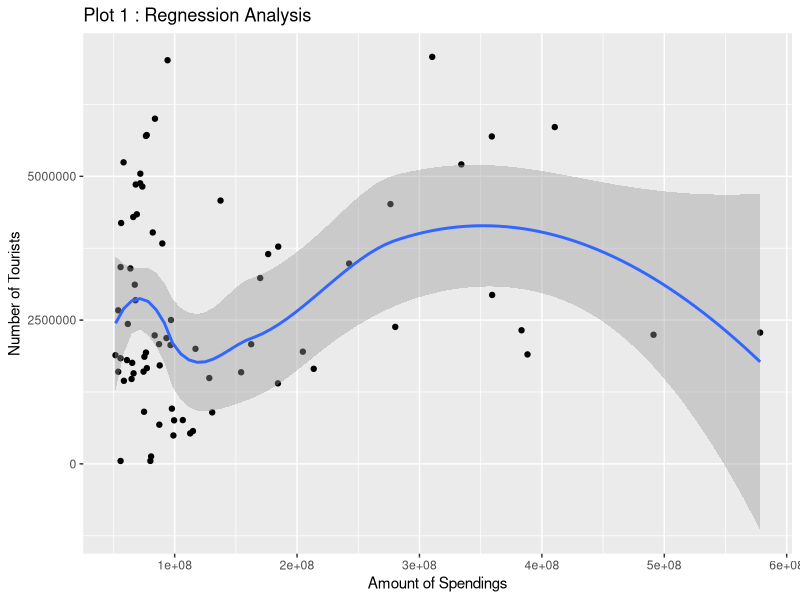
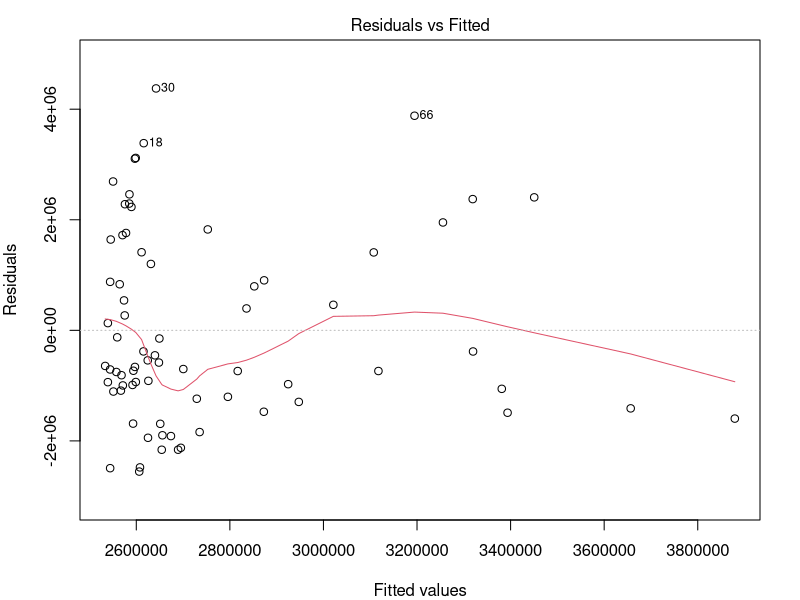
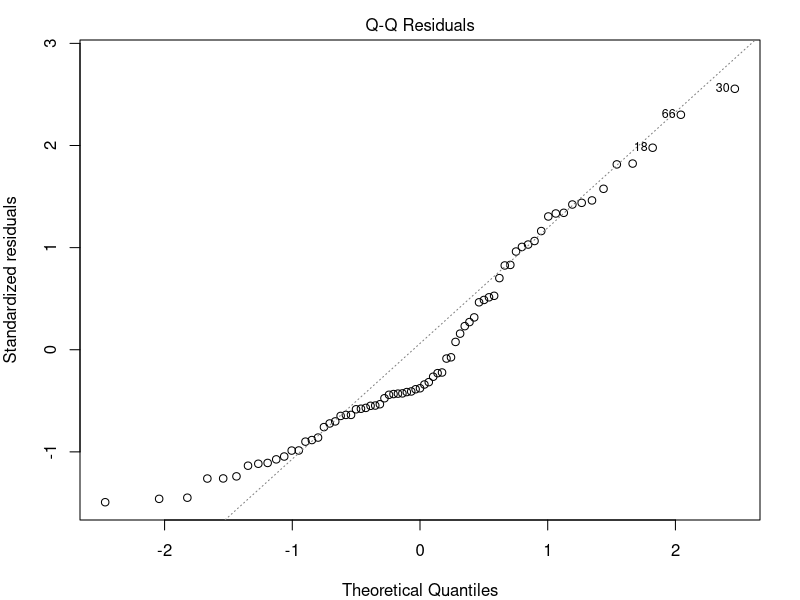
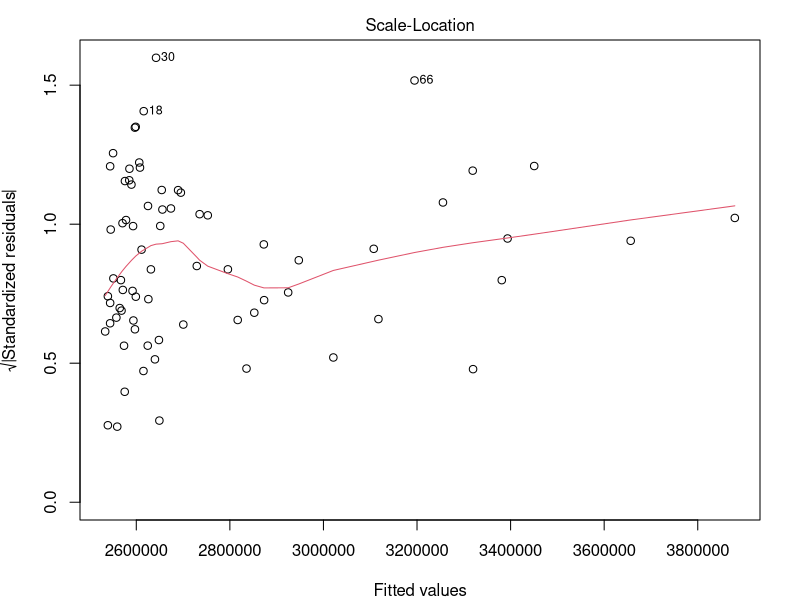
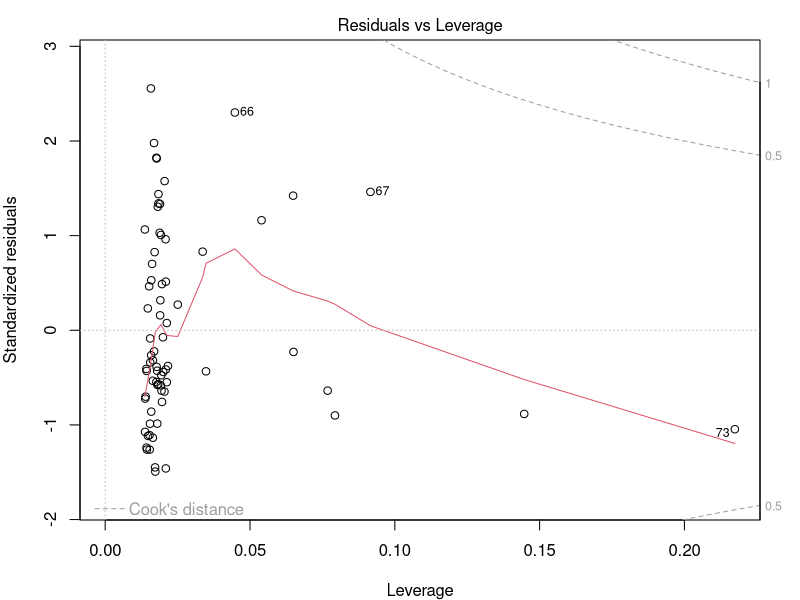
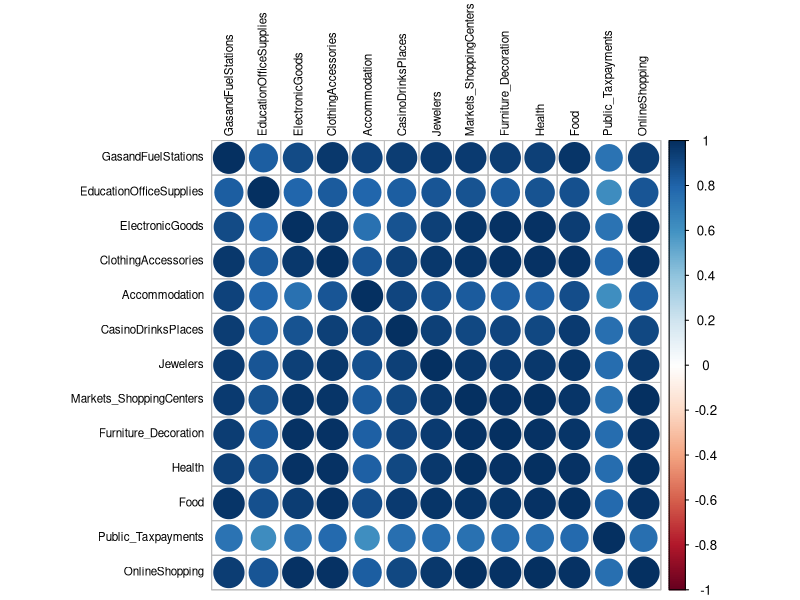
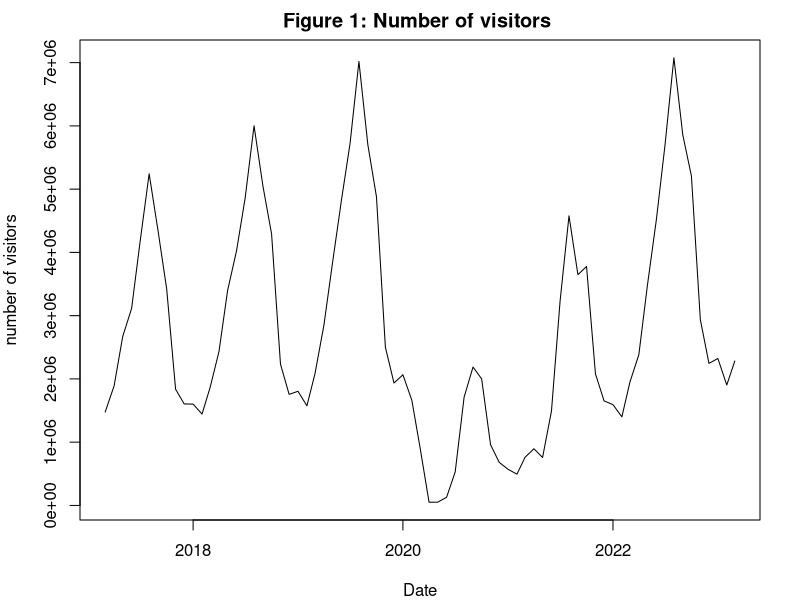
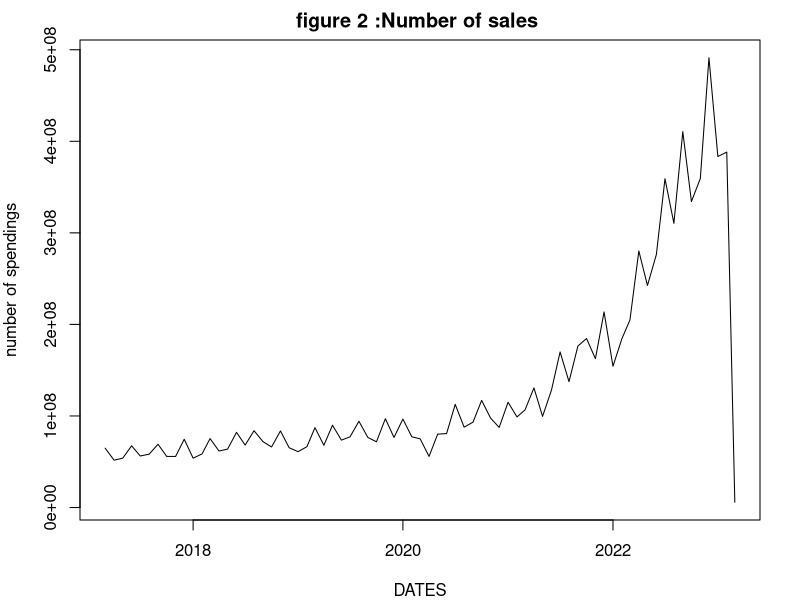

The R script that drew these images, in order:
## ---- chunk 1
knitr::opts_chunk$set(cache = FALSE, echo = TRUE, message = FALSE, warning = FALSE)
## ---- chunk 2

Date <- c("2017-03", "2017-04", "2017-05", "2017-06", "2017-07", "2017-08", "2017-09", "2017-10", "2017-11", "2017-12", "2018-01", "2018-02", "2018-03", "2018-04", "2018-05", "2018-06", "2018-07", "2018-08", "2018-09", "2018-10", "2018-11", "2018-12", "2019-01", "2019-02", "2019-03", "2019-04", "2019-05", "2019-06", "2019-07", "2019-08", "2019-09", "2019-10", "2019-11", "2019-12", "2020-01", "2020-02", "2020-03", "2020-04", "2020-05", "2020-06", "2020-07", "2020-08", "2020-09", "2020-10", "2020-11", "2020-12", "2021-01", "2021-02", "2021-03", "2021-04", "2021-05", "2021-06", "2021-07", "2021-08", "2021-09", "2021-10", "2021-11", "2021-12", "2022-01", "2022-02", "2022-03", "2022-04", "2022-05", "2022-06", "2022-07", "2022-08", "2022-09", "2022-10", "2022-11", "2022-12", "2023-01", "2023-02", "2023-03")

GasandFuelStations <- c(5301703, 4346320, 4520213, 5598178, 5027615, 5095796, 6302929, 4855563, 4870397, 5968585, 4452630, 4677216, 5974485, 5397993, 5508623, 7258253, 6316127, 8102899, 6430393, 6040770, 7188501, 4962796, 4409795, 4752901, 6156074, 4921765, 6231507, 5882744, 5940906, 7498053, 5424299, 4997020, 6415431, 4885979, 5826532, 4627963, 4545803, 2827188, 3666308, 4587447, 7211043, 6149577, 5836589, 7250008, 5861921, 4920912, 6138918, 5343372, 6029167, 7328677, 5723440, 7731289, 11424624, 9040824, 10986529, 11460525, 10042139, 13142516, 11130315, 14151432, 16405470, 21901605, 21477194, 24619248, 32942708, 26045310, 31317338, 26629932, 26576263, 29597346, 23039652, 23317448, 32182839)


EducationOfficeSupplies <- c(1921690, 1395404, 1324117, 1934846, 1385606, 2384802, 3523344, 1554549, 1216263, 1660624, 1536409, 1783465, 2243049, 1660665, 1535026, 2182296, 1613180, 2632524, 4325517, 1942697, 1815017, 1622529, 1798607, 2333636, 2789916, 1791168, 2238236, 1865560, 1788788, 3837553, 4226605, 1924263, 1954432, 1694056, 2834782, 2424320, 1876351, 1150225, 1629000, 2005086, 2568676, 2613813, 4365293, 3207097, 1596523, 1470028, 2660729, 2802579, 2624866, 2722671, 1563875, 2597471, 3412164, 4084772, 9869718, 4358786, 2598069, 3911965, 3803268, 5172148, 4468307, 4895691, 3492743, 4798440, 6457627, 8783189, 14845972, 6282979, 5035501, 7722364, 8506991, 11464339, 14684058)

ElectronicGoods <- c(3602491, 2667681, 2712016, 3412875, 2888201, 2916821, 3757023, 3130469, 3197117, 4135830, 2910941, 3014783, 3848476, 3065511, 3381940, 4089344, 3337802, 3991776, 3527927, 3235125, 4654926, 3411245, 2957887, 3131223, 4332319, 3150373, 4165221, 3540469, 3566310, 4334260, 3783735, 3734817, 6502121, 4171239, 5170343, 4458031, 4485845, 4596647, 7247088, 7262402, 8418786, 6996774, 8365165, 10247786, 10476499, 8223217, 9325451, 7699513, 8416650, 10722130, 8845145, 9437957, 11600729, 9816856, 13382441, 13976765, 15932567, 17125287, 11669499, 13879236, 14594970, 19824408, 16590208, 18185988, 21764788, 17848905, 24112185, 24361366, 35041688, 45148475, 30681038, 29580812, 47187970)


ClothingAccessories <- c(4519839, 3960965, 4285143, 5652440, 3804376, 3832449, 4970572, 4517230, 4737007, 5908484, 4205200, 4060271, 5240553, 4999268, 4762414, 7092059, 4704559, 5964029, 4896414, 5145176, 7296439, 5322378, 4807227, 4756347, 6242995, 5303097, 7357109, 6783337, 5627692, 7164780, 5921740, 6006196, 9402294, 6773235, 7894540, 5932711, 4345673, 1738862, 3992866, 6018883, 8873503, 5809759, 6143277, 9376242, 8262580, 5755601, 6895328, 6086538, 6666427, 7298356, 5884345, 9824854, 13763932, 9013656, 13057854, 14659781, 12400191, 15792726, 10611394, 12077636, 12786773, 21532099, 18621593, 19641868, 25617053, 20783006, 30286225, 27795148, 29722854, 37913526, 28732855, 26738473, 37944444)


Accommodation <- c(842113, 714015, 876552, 1041973, 1179283, 1362467, 1354091, 727471, 643225, 847898, 683214, 738012, 910079, 842729, 892243, 1222740, 1504876, 2100185, 1316919, 960955, 986879, 779509, 776910, 829797, 1090506, 1103373, 1194923, 1416761, 1763014, 2375294, 1360484, 1045643, 1169106, 907704, 1255961, 963934, 588582, 73967, 106577, 363454, 1354244, 1713705, 1361963, 1326381, 746043, 542839, 829621, 792418, 912877, 1075114, 851882, 1777573, 4130524, 3447566, 3264974, 2632324, 1984917, 2542649, 1909083, 2294076, 2552279, 3405535, 4142835, 5220011, 9473444, 9073182, 8811090, 5525975, 4791670, 5563421, 4697815, 4155734, 5443784)


CasinoDrinksPlaces <- c(60029, 48085, 56770, 50012, 74173, 70081, 91609, 58483, 59258, 80853, 63798, 65517, 82936, 69964, 62279, 80035, 101297, 127669, 97340, 94177, 154782, 228727, 117077, 105502, 132472, 102602, 94983, 119631, 134083, 177100, 114453, 117.951, 172225, 253768, 185393, 135634, 87089, 9662, 10882, 44555, 113664, 115990, 97944, 116741, 54846, 24283, 18608, 16435, 39806, 31699, 15957, 78768, 254069, 226171, 262592, 251221, 209354, 277056, 212549, 254209, 272458, 246287, 348981, 384023, 592264, 545584, 609662, 464283, 452765, 686467, 531293, 393185, 612031)

Jewelers <- c(892676, 802370, 1026115, 945331, 974856, 973828, 1128100, 837605, 765371, 966288, 773651, 946713, 1012894, 954804, 1075672, 1151223, 1089488, 1169834, 956965, 884065, 1025428, 816417, 767880, 889767, 1030666, 962456, 1265340, 1096175, 1143860, 1403226, 1189899, 1377074, 1695923, 1292098, 1449903, 1418537, 885929, 288948, 620687, 844500, 1438959, 1218123, 1187400, 1371523, 1019535, 889098, 1849459, 2698650, 1829218, 1356133, 911725, 1653230, 2396296, 2289226, 2680490, 2944810, 2550171, 3419865, 1813970, 3581022, 3252342, 3241261, 3568177, 3938325, 5876327, 4734660, 5516366, 4436955, 4521779, 6627423, 4840707, 5181193, 7261969)

Markets_ShoppingCenters <- c(11531058, 9361448, 9744948, 12169541, 9836827, 9826371, 12037543, 9865824, 9863165, 12939794, 9428102, 10090164, 13249911, 10570213, 11202367, 13875682, 11346075, 13952437, 12096230, 11419234, 14094640, 11608140, 10890280, 11400425, 14989433, 11990964, 14904261, 12866076, 13010024, 15363543, 12976065, 11439298, 15754634, 12778771, 15846838, 13667221, 17361662, 17563320, 21083614, 17575468, 22265586, 17219974, 18536359, 23386450, 19602897, 19922530, 25284283, 21161343, 22109157, 29913487, 23309801, 25223404, 31990835, 26293317, 33840431, 34504567, 29762363, 41048464, 31047891, 34809586, 40287058, 54226980, 46224668, 51801624, 67979196, 59039588, 79351182, 66513660, 69459288, 92611597, 72943478, 78104196, 110425071)

Furniture_Decoration <- c(2455907, 1973182, 2020375, 2304976, 1989002, 2030319, 2539930, 2019345, 1935292, 2500088, 1715434, 1872032, 2555111, 2091314, 2212069, 2624531, 2270718, 2759851, 2315095, 2162637, 2786986, 2271878, 1850689, 1920998, 2846391, 2123268, 2799409, 2356623, 2469944, 2730746, 2376079, 2239827, 3008594, 2347964, 2757478, 2340130, 2266732, 1463170, 2691380, 3432764, 4266382, 3108919, 3328023, 4366431, 3408090, 2917800, 3409983, 2899051, 3538775, 4402481, 2877068, 4449376, 5365522, 4361032, 5410671, 5936175, 5162830, 7069355, 4171418, 5029988, 5967452, 8575828, 7381496, 7985074, 9800207, 8585378, 12012015, 10247335, 11667493, 18069974, 11236970, 10973793, 16750470)

Health <- c(2273788, 1816175, 1800043, 2110599, 1717184, 1749223, 2062119, 1864675, 1899958, 2532764, 1941197, 2138322, 2771848, 2242071, 2238098, 2653405, 2168288, 2447331, 2291581, 2333776, 2838307, 2399080, 2308443, 2514902, 3335874, 2643075, 3233620, 2481485, 2579793, 3008012, 2639673, 2729285, 3519503, 2991952, 3728555, 3249423, 3247567, 1744352, 2491837, 3113119, 4045952, 3357916, 3768916, 4595761, 3894435, 3545011, 4458195, 4012714, 4484270, 5675231, 3913430, 4926061, 5822713, 5165073, 6520966, 6796308, 5775423, 8041467, 6265461, 7043244, 7569856, 10031066, 7966803, 9103955, 11414466, 10544379, 13675289, 11804343, 12579591, 18031428, 15470129, 14718713, 20562451)

Food <- c(2414056, 1993786, 2148814, 2354477, 2193955, 2249282, 2584417, 2074710, 2094311, 2757444, 2196637, 2369488, 3083322, 2674267, 2544402, 3198063, 2930543, 3696077, 2727099, 2736658, 3471590, 2812471, 2777435, 3021213, 3933943, 3168712, 3654340, 3623511, 3594774, 4452316, 3358719, 3366610, 4515513, 3624641, 4631343, 3830281, 2884317, 757588, 1121812, 2633506, 4728125, 4117027, 4101063, 5273585, 3365485, 1986587, 2754226, 2521639, 3665970, 3848422, 2673183, 5270683, 8875247, 7513850, 9219072, 9337186, 7833003, 10045953, 8083374, 9389663, 9901628, 12842946, 13185572, 14361267, 19469096, 17763194, 22335925, 18374149, 18996435, 24241058, 21900272, 20547156, 29106893)

Public_Taxpayments <- c(5928904, 4099649, 4654246, 6170941, 5287409, 5395021, 5636340, 5059556, 5101917, 8341776, 5176058, 6533319, 6956044, 4744625, 5508346, 7806923, 6508268, 8405124, 6379420, 5866553, 7933309, 4997051, 5537002, 6723136, 7972641, 5637895, 9339829, 4965510, 6612615, 7423240, 5293143, 5654545, 7829935, 5902373, 10140010, 5079773, 4749568, 2284022, 5620936, 2788616, 5365201, 2982239, 2135586, 3169463, 3001198, 3235517, 6086045, 4829714, 4821125, 5597319, 3742586, 4145035, 7186596, 5072789, 4199278, 8256444, 7439978, 8782460, 6971521, 7663342, 5998018, 10287627, 7809223, 8335846, 12868720, 8523429, 8112835, 6747451, 9305324, 16666517, 13101369, 12116448, 18096011)

OnlineShopping <- c(9018343, 7016847, 7341938, 10172891, 9034747, 9376340, 9976291, 7783339, 8130196, 11450467, 8694933, 9800062, 12055332, 10114983, 10403070, 14013108, 11987474, 15337565, 12673650, 11528651, 15657010, 10997771, 10805971, 13363513, 17385393, 12970783, 18236449, 13598581, 15553639, 20510330, 16029184, 14890216, 21403024, 15525460, 20631677, 16257638, 14887755, 14742236, 23686392, 19687940, 27691378, 21681003, 24007046, 29578499, 27765955, 24907394, 31345021, 27165634, 29505769, 37723884, 32199822, 36768816, 44914670, 36525858, 47070707, 52047265, 50785959, 60586288, 42929255, 51951629, 56275303, 77203858, 66806288, 79460085, 99812225, 86258291, 114883017, 94917399, 108848466, 146743834, 113890319, 109136088, 176067673)


Date <- as.Date(paste0(Date, "-01"), format = "%Y-%m-%d")

data <- data.frame(Date = Date, GasandFuelStations = GasandFuelStations, EducationOfficeSupplies = EducationOfficeSupplies, ElectronicGoods = ElectronicGoods, ClothingAccessories = ClothingAccessories, Accommodation = Accommodation, CasinoDrinksPlaces = CasinoDrinksPlaces, Jewelers = Jewelers, Markets_ShoppingCenters = Markets_ShoppingCenters, Furniture_Decoration = Furniture_Decoration, Health = Health, Food = Food, Public_Taxpayments = Public_Taxpayments, OnlineShopping = OnlineShopping)
## ---- chunk 3


data_without_date <- data[, !colnames(data) %in% "Date"]
summary_table <- data.frame(
  Mean = sapply(data_without_date, mean),
  StandardDeviation = sapply(data_without_date, sd),
  Minimum = sapply(data_without_date, min),
  Maximum = sapply(data_without_date, max)
)

print(summary_table)
## ---- chunk 4
library(kableExtra)
kable(summary_table, caption = "Summary Statistics", format = "markdown")
## ---- chunk 5
visit <- data.frame(
 Years = c("2017-03", "2017-04", "2017-05", "2017-06", "2017-07", "2017-08", "2017-09", "2017-10", "2017-11", "2017-12", "2018-01", "2018-02", "2018-03", "2018-04", "2018-05", "2018-06", "2018-07", "2018-08", "2018-09", "2018-10", "2018-11", "2018-12", "2019-01", "2019-02", "2019-03", "2019-04", "2019-05", "2019-06", "2019-07", "2019-08", "2019-09", "2019-10", "2019-11", "2019-12", "2020-01", "2020-02", "2020-03", "2020-04", "2020-05", "2020-06", "2020-07", "2020-08", "2020-09", "2020-10", "2020-11", "2020-12", "2021-01", "2021-02", "2021-03", "2021-04", "2021-05", "2021-06", "2021-07", "2021-08", "2021-09", "2021-10", "2021-11", "2021-12", "2022-01", "2022-02", "2022-03", "2022-04", "2022-05", "2022-06", "2022-07", "2022-08", "2022-09", "2022-10", "2022-11", "2022-12", "2023-01", "2023-02", "2023-03"),
  Thenumberofvisitors = c(1476386, 1889519, 2670106, 3115407, 4188105, 5242858, 4339345, 3421449, 1836496, 1603949, 1601862, 1444008, 1862961, 2433008, 3398215, 4023879, 4857186, 6001678, 5045870, 4292466, 2234062, 1756707, 1804135, 1574614, 2081631, 2845084, 3832240, 4821887, 5717804, 7018257, 5702078, 4878255, 2501695, 1935290, 2065570, 1664208, 906067, 50630, 51588, 128861, 529990, 1712380, 2187683, 2000557, 960402, 681408, 570447, 494337, 761443, 895342, 757518, 1491955, 3231555, 4578265, 3648131, 3777732, 2080510, 1652786, 1593112, 1400014, 1950838, 2381722, 3483143, 4517203, 5693111, 7076690, 5856202, 5206943, 2937397, 2245147, 2323115, 1903325, 2282794))


tablo <- data.frame(
  Years = c("2017-03", "2017-04", "2017-05", "2017-06", "2017-07", "2017-08", "2017-09", "2017-10", "2017-11", "2017-12", "2018-01", "2018-02", "2018-03", "2018-04", "2018-05", "2018-06", "2018-07", "2018-08", "2018-09", "2018-10", "2018-11", "2018-12", "2019-01", "2019-02", "2019-03", "2019-04", "2019-05", "2019-06", "2019-07", "2019-08", "2019-09", "2019-10", "2019-11", "2019-12", "2020-01", "2020-02", "2020-03", "2020-04", "2020-05", "2020-06", "2020-07", "2020-08", "2020-09", "2020-10", "2020-11", "2020-12", "2021-01", "2021-02", "2021-03", "2021-04", "2021-05", "2021-06", "2021-07", "2021-08", "2021-09", "2021-10", "2021-11", "2021-12", "2022-01", "2022-02", "2022-03", "2022-04", "2022-05", "2022-06", "2022-07", "2022-08", "2022-09", "2022-10", "2022-11", "2022-12", "2023-01", "2023-02", "2023-03"),
  spendings = c(64797190, 51663870, 53898614, 67421099, 56287164, 58262495, 69091784, 55818996, 55779894, 74546449, 53905780, 58528550, 75266863, 61743168, 63813834, 82104367, 68185119, 83897306, 71953440, 66163109, 83675037, 65315774, 61015253, 66420086, 87259065, 67995522, 89908769, 73608078, 77195873, 94209616, 76522711, 71801562, 96996661, 76549073, 96609241, 77277941, 74989625, 55814465, 80155346, 80761661,
112659853, 87785124, 93277051, 117012074, 97731421, 87470356, 114950097, 98963162, 106656975, 130660164,99538268, 128287820, 169870963, 137474136, 176386877, 184602715, 162516414, 213603855, 154298587, 184355633, 204726295, 280216825, 242519272, 276296920, 359091675, 310414979, 410538469, 334192568, 359376728, 491229110, 383395075, 388245610, 578329877))

library(dplyr)
library(ggplot2)
combined_data <- data.frame(Visit = visit$Thenumberofvisitors, Spending = tablo$spendings)

combined_data %>%
  ggplot(aes(x = Spending, y = Visit)) +
  geom_point() +
  geom_smooth(method = "loess", formula = y ~ x) +
  labs(x = "Amount of Spendings", y = "Number of Tourists", title = "Plot 1 : Regnession Analysis") 
## ---- chunk 6

library(ggplot2)
visit <- data.frame(
 Years = c("2017-03", "2017-04", "2017-05", "2017-06", "2017-07", "2017-08", "2017-09", "2017-10", "2017-11", "2017-12", "2018-01", "2018-02", "2018-03", "2018-04", "2018-05", "2018-06", "2018-07", "2018-08", "2018-09", "2018-10", "2018-11", "2018-12", "2019-01", "2019-02", "2019-03", "2019-04", "2019-05", "2019-06", "2019-07", "2019-08", "2019-09", "2019-10", "2019-11", "2019-12", "2020-01", "2020-02", "2020-03", "2020-04", "2020-05", "2020-06", "2020-07", "2020-08", "2020-09", "2020-10", "2020-11", "2020-12", "2021-01", "2021-02", "2021-03", "2021-04", "2021-05", "2021-06", "2021-07", "2021-08", "2021-09", "2021-10", "2021-11", "2021-12", "2022-01", "2022-02", "2022-03", "2022-04", "2022-05", "2022-06", "2022-07", "2022-08", "2022-09", "2022-10", "2022-11", "2022-12", "2023-01", "2023-02", "2023-03"),
  Thenumberofvisitors = c(1476386, 1889519, 2670106, 3115407, 4188105, 5242858, 4339345, 3421449, 1836496, 1603949, 1601862, 1444008, 1862961, 2433008, 3398215, 4023879, 4857186, 6001678, 5045870, 4292466, 2234062, 1756707, 1804135, 1574614, 2081631, 2845084, 3832240, 4821887, 5717804, 7018257, 5702078, 4878255, 2501695, 1935290, 2065570, 1664208, 906067, 50630, 51588, 128861, 529990, 1712380, 2187683, 2000557, 960402, 681408, 570447, 494337, 761443, 895342, 757518, 1491955, 3231555, 4578265, 3648131, 3777732, 2080510, 1652786, 1593112, 1400014, 1950838, 2381722, 3483143, 4517203, 5693111, 7076690, 5856202, 5206943, 2937397, 2245147, 2323115, 1903325, 2282794))


tablo <- data.frame(
  Years = c("2017-03", "2017-04", "2017-05", "2017-06", "2017-07", "2017-08", "2017-09", "2017-10", "2017-11", "2017-12", "2018-01", "2018-02", "2018-03", "2018-04", "2018-05", "2018-06", "2018-07", "2018-08", "2018-09", "2018-10", "2018-11", "2018-12", "2019-01", "2019-02", "2019-03", "2019-04", "2019-05", "2019-06", "2019-07", "2019-08", "2019-09", "2019-10", "2019-11", "2019-12", "2020-01", "2020-02", "2020-03", "2020-04", "2020-05", "2020-06", "2020-07", "2020-08", "2020-09", "2020-10", "2020-11", "2020-12", "2021-01", "2021-02", "2021-03", "2021-04", "2021-05", "2021-06", "2021-07", "2021-08", "2021-09", "2021-10", "2021-11", "2021-12", "2022-01", "2022-02", "2022-03", "2022-04", "2022-05", "2022-06", "2022-07", "2022-08", "2022-09", "2022-10", "2022-11", "2022-12", "2023-01", "2023-02", "2023-03"),
  spendings = c(64797190, 51663870, 53898614, 67421099, 56287164, 58262495, 69091784, 55818996, 55779894, 74546449, 53905780, 58528550, 75266863, 61743168, 63813834, 82104367, 68185119, 83897306, 71953440, 66163109, 83675037, 65315774, 61015253, 66420086, 87259065, 67995522, 89908769, 73608078, 77195873, 94209616, 76522711, 71801562, 96996661, 76549073, 96609241, 77277941, 74989625, 55814465, 80155346, 80761661,
112659853, 87785124, 93277051, 117012074, 97731421, 87470356, 114950097, 98963162, 106656975, 130660164,99538268, 128287820, 169870963, 137474136, 176386877, 184602715, 162516414, 213603855, 154298587, 184355633, 204726295, 280216825, 242519272, 276296920, 359091675, 310414979, 410538469, 334192568, 359376728, 491229110, 383395075, 388245610, 578329877))
correlation <- cor(tablo$spendings, visit$Thenumberofvisitors)

model <- lm(Thenumberofvisitors ~ spendings, data = merge(tablo, visit, by = "Years"))
par(mar = c(4, 4, 2, 2))

plot(model)
  
## ---- chunk 7
 
library(corrplot)
cor_matrix <- cor(data[,-1])
corrplot(cor_matrix, method = "circle", tl.col = "black", tl.cex = 0.7)

## ---- chunk 8

Dates <- c("2017-03", "2017-04", "2017-05", "2017-06", "2017-07", "2017-08", "2017-09", "2017-10", "2017-11", "2017-12", "2018-01", "2018-02", "2018-03", "2018-04", "2018-05", "2018-06", "2018-07", "2018-08", "2018-09", "2018-10", "2018-11", "2018-12", "2019-01", "2019-02", "2019-03", "2019-04", "2019-05", "2019-06", "2019-07", "2019-08", "2019-09", "2019-10", "2019-11", "2019-12", "2020-01", "2020-02", "2020-03", "2020-04", "2020-05", "2020-06", "2020-07", "2020-08", "2020-09", "2020-10", "2020-11", "2020-12", "2021-01", "2021-02", "2021-03", "2021-04", "2021-05", "2021-06", "2021-07", "2021-08", "2021-09", "2021-10", "2021-11", "2021-12", "2022-01", "2022-02", "2022-03", "2022-04", "2022-05", "2022-06", "2022-07", "2022-08", "2022-09", "2022-10", "2022-11", "2022-12", "2023-01", "2023-02", "2023-03")
Thenumberofvisitors <- c(1476386, 1889519, 2670106, 3115407, 4188105, 5242858, 4339345, 3421449, 1836496, 1603949, 1601862, 1444008, 1862961, 2433008, 3398215, 4023879, 4857186, 6001678, 5045870, 4292466, 2234062, 1756707, 1804135, 1574614, 2081631, 2845084, 3832240, 4821887, 5717804, 7018257, 5702078, 4878255, 2501695, 1935290, 2065570, 1664208, 906067, 50630, 51588, 128861, 529990, 1712380, 2187683, 2000557, 960402, 681408, 570447, 494337, 761443, 895342, 757518, 1491955, 3231555, 4578265, 3648131, 3777732, 2080510, 1652786, 1593112, 1400014, 1950838, 2381722, 3483143, 4517203, 5693111, 7076690, 5856202, 5206943, 2937397, 2245147, 2323115, 1903325, 2282794)
visitors <- data.frame(Dates = Dates, Thenumberofvisitors = Thenumberofvisitors)
Dates <- as.Date(paste0(Dates, "-01"), format = "%Y-%m-%d")
Thenumberofvisitors <- as.numeric(Thenumberofvisitors)
library(ggplot2)
 
plot(Dates,Thenumberofvisitors, type = "l", xlab = "Date", ylab = "number of visitors", 
     main = "Figure 1: Number of visitors ", xlim = c(min(Dates), max(Dates)))


library(ggplot2)

DATES <- c("2017-03", "2017-04", "2017-05", "2017-06", "2017-07", "2017-08", "2017-09", "2017-10", "2017-11", "2017-12", "2018-01", "2018-02", "2018-03", "2018-04", "2018-05", "2018-06", "2018-07", "2018-08", "2018-09", "2018-10", "2018-11", "2018-12", "2019-01", "2019-02", "2019-03", "2019-04", "2019-05", "2019-06", "2019-07", "2019-08", "2019-09", "2019-10", "2019-11", "2019-12", "2020-01", "2020-02", "2020-03", "2020-04", "2020-05", "2020-06", "2020-07", "2020-08", "2020-09", "2020-10", "2020-11", "2020-12", "2021-01", "2021-02", "2021-03", "2021-04", "2021-05", "2021-06", "2021-07", "2021-08", "2021-09", "2021-10", "2021-11", "2021-12", "2022-01", "2022-02", "2022-03", "2022-04", "2022-05", "2022-06", "2022-07", "2022-08", "2022-09", "2022-10", "2022-11", "2022-12", "2023-01", "2023-02", "2023-03")
spendings <- c(64797190, 51663870, 53898614, 67421099, 56287164, 58262495, 69091784, 55818996, 55779894, 74546449, 53905780, 58528550, 75266863, 61743168, 63813834, 82104367, 68185119, 83897306, 71953440, 66163109, 83675037, 65315774, 61015253, 66420086, 87259065, 67995522, 89908769, 73608078, 77195873, 94209616, 76522711, 71801562, 96996661, 76549073, 96609241, 77277941, 74989625, 55814465, 80155346, 80761661,
112659853, 87785124, 93277051, 117012074, 97731421, 87470356, 114950097, 98963162, 106656975, 130660164,99538268, 128287820, 169870963, 137474136, 176386877, 184602715, 162516414, 213603855, 154298587, 184355633, 204726295, 280216825, 242519272, 276296920, 359091675, 310414979, 410538469, 334192568, 359376728, 491229110, 383395075, 388245610, 5783298)
tablo <- data.frame(DATES = DATES, spendings = spendings)
DATES <- as.Date(paste0(DATES, "-01"), format = "%Y-%m-%d")
spendings <- as.numeric(spendings)
plot(DATES,spendings, type = "l", xlab = "DATES", ylab = "number of spendings", 
     main = "figure 2 :Number of sales ", xlim = c(min(DATES), max(DATES)))

## ---- chunk 9

library(ggplot2)

ipsos1 <- data.frame(
  answer = c("no", "yes (I have my own)", "I have an additional card"),
  percentage = c(30, 61, 9))

colorgr <- c("yellow", "orange", "brown")

ggplot(ipsos1, aes(x = answer, y = percentage, fill = answer)) +
  geom_bar(stat = "identity") +
  labs(x = "answer", y = "percentage") +
  ggtitle("figure 3: Use of Credit Cards") +
  scale_fill_manual(values = colorgr) +
  theme(text = element_text(size = 8)) 




library(ggplot2)

ipsos2 <- data.frame(
  Status = c("Cash Payment", "Credit Card Usage", "Cash Payment and Credit Card Usage"),
  Percentage = c(49, 37, 14)
)
colors <- c("blue", "darkblue", "turquoise")

ggplot(ipsos2, aes(x = Status, y = Percentage, fill = Status)) +
  geom_bar(stat = "identity") +
  labs(x = "Status", y = "Percentage") +
  ggtitle("Figure 4: Shopping Payment Preferences") +
  scale_fill_manual(values = colors) +
  theme(text = element_text(size = 7)) 

ipsos3 <- data.frame(
  Reason = c("Insufficient income for cash payment", "Habit", "To delay payments to the next month"),
  Percentage = c(55, 36, 32)
)

colors <- c("purple", "violet", "pink")
ggplot(ipsos3, aes(x = Reason, y = Percentage, fill = Reason)) +
  geom_bar(stat = "identity") +
  labs(x = "Reason", y = "Percentage") +
  ggtitle("Figure 5: Reasons for Credit Card Usage") +
  scale_fill_manual(values = colors) +
  theme(text = element_text(size = 6)) 


## ---- chunk 10
datacovid <- subset(data, Date >= as.Date("2019-12-01") & Date <= as.Date("2020-12-01"))
library(ggplot2)

ggplot(datacovid, aes(x = Date)) +
  geom_line(aes(y = Accommodation, color = "accommodation")) +
  geom_line(aes(y = OnlineShopping, color = "onlineshopping")) +
  geom_line(aes(y = Health, color = "health")) +
  geom_line(aes(y = GasandFuelStations, color = "GasandFuelStations")) +
  labs(x = "Date", y = "cities", color = "Category", title = "plot 2: COVID-19 Period ") +
  scale_color_manual(values = c("blue", "purple", "black", "red")) +
  theme(axis.text = element_text(size = 6))
